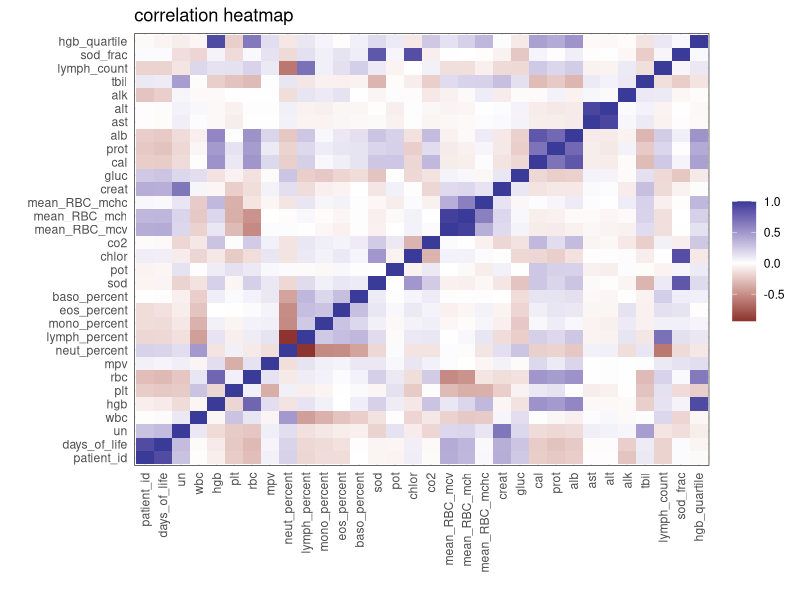
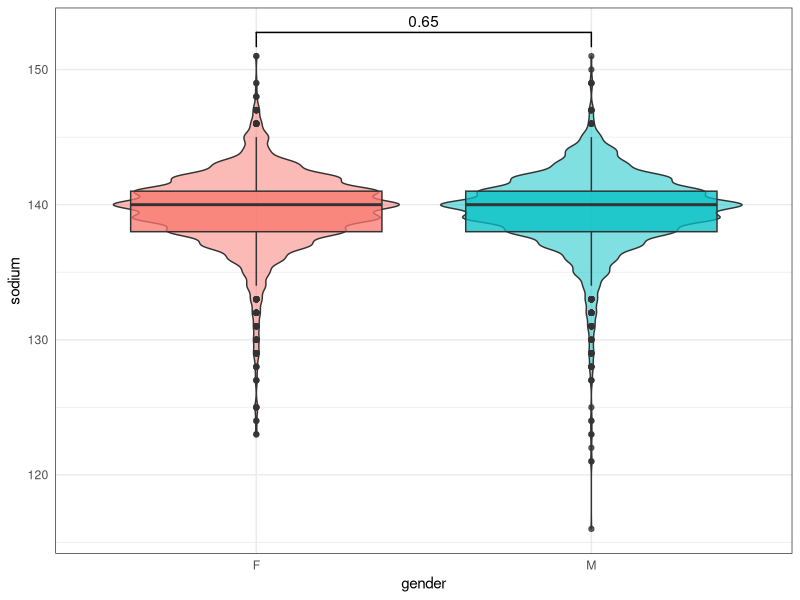
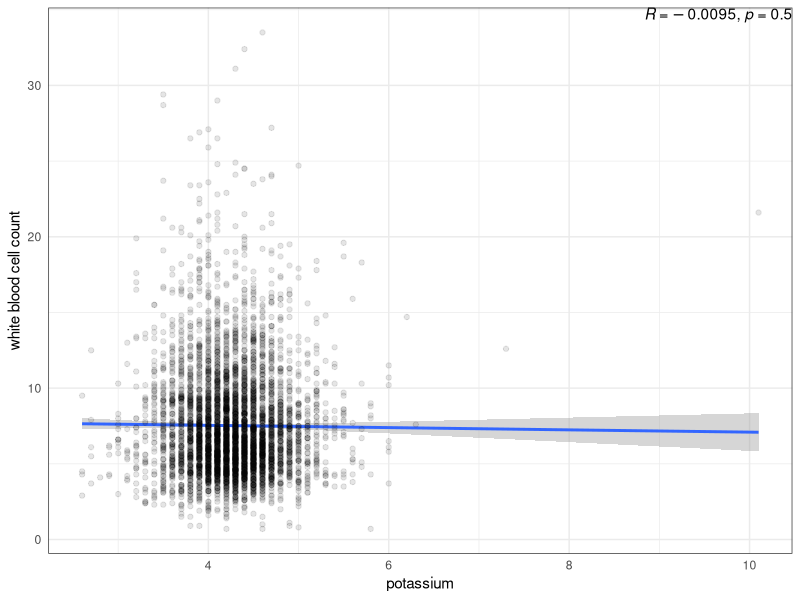
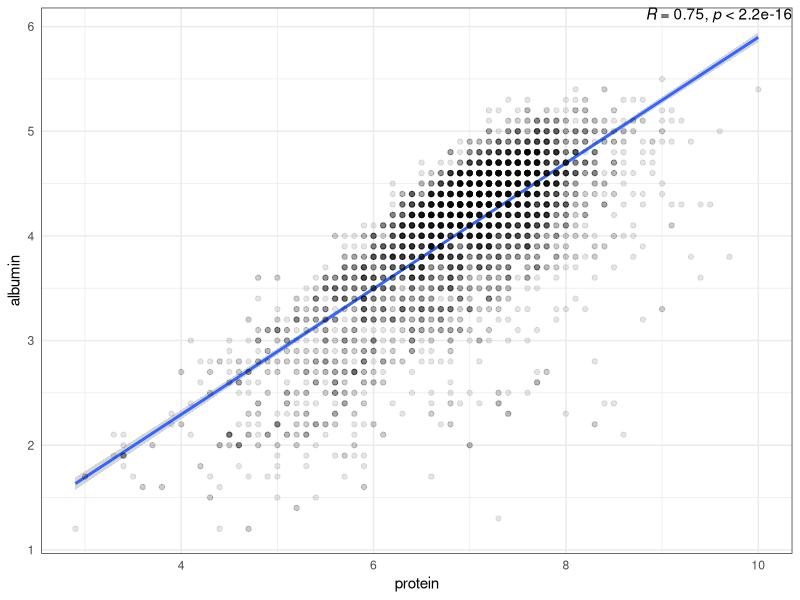

Generate these figures, in order, with R: (Note: this script raises an error after producing the figures.)
## ---- chunk 1
knitr::opts_chunk$set(echo = TRUE)
## ---- chunk 2
library(tidyverse)
library(here)
library(reshape2)
library(ggpubr)
library(patchwork)

df = read_table(here("Data", "joined_adjusted.tsv"))

theme_set(theme_bw() +
            theme(axis.ticks = element_blank()))
## ---- chunk 3
cor(df[, sapply(df, is.numeric)], use = "complete.obs") %>%
  reshape2::melt() %>%
  ggplot(aes(Var1, Var2, fill = value)) +
  geom_tile() +
  scale_fill_gradient2() +
  theme(axis.text.x = element_text(angle = 90, hjust = 1, vjust = .5)) +
  labs(x = "", y = "", fill = "", title = "correlation heatmap")
## ---- chunk 4
df %>%
  ggplot(aes(gender, sod, fill = gender)) +
  geom_violin(alpha = .5) +
  geom_boxplot(alpha = .75) +
  geom_signif(comparisons = list(c("M", "F")), test = "wilcox.test") +
  labs(y = "sodium") +
  theme(legend.position = "none")
## ---- chunk 5
p_val = signif(wilcox.test(df[df$gender == "F",]$sod, df[df$gender == "M",]$sod)$p.value, 2)
## ---- chunk 6
df %>%
  ggplot(aes(pot, wbc)) +
  geom_smooth(method = "lm") +
  geom_point(alpha = .1) +
  stat_cor(label.x = Inf, label.y = Inf, hjust = 1, vjust = 1) +
  labs(x = "potassium", y = "white blood cell count")
## ---- chunk 7
ct = cor.test(df$pot, df$wbc)
pearson_r = signif(ct$estimate, 2)
p_val = signif(ct$p.value, 2)
## ---- chunk 8
df %>%
  ggplot(aes(prot, alb)) +
  geom_smooth(method = "lm") +
  geom_point(alpha = .1) +
  stat_cor(label.x = Inf, label.y = Inf, hjust = 1, vjust = 1) +
  labs(x = "protein", y = "albumin")
## ---- chunk 9
#extra plot of linear relationship
plot_alb_prot<-
  ggplot(df_adjusted) +
  aes(
    x = prot,
    y = alb
  ) +
  geom_point() +
  geom_smooth(method = "lm")
## ---- chunk 10
ct = cor.test(df$prot, df$alb)
pearson_r = signif(ct$estimate, 2)
p_val = sub(".*< (\\d+\\.\\d+e-\\d+)$", "\\1", 
            grep("p-value", capture.output(ct), value = T))
## ---- chunk 11
# p-value from logistic regression model
model = glm(remission ~ mono_percent, data = df, family = binomial)
p_val = summary(model)$coefficients[2,4]

df %>%
  ggplot(aes(mono_percent, as.integer(remission))) + 
  geom_smooth(method="glm", method.args=list(family="binomial")) +
  geom_point(alpha = .1) +
  annotate("text", x = Inf, y = Inf, 
           label = sprintf("p = %.3f", p_val), vjust = 1, hjust = 1) +
  labs(x = "monocyte percent in WBC", y = "") +
  scale_y_continuous(breaks = c(0, 1), labels = c("no remission", "remission"))
## ---- chunk 12
# Chi-squared test p-value
contingency_table = table(df$gender, df$remission)
chi_test = chisq.test(contingency_table)
p_val = chi_test$p.value

df %>%
  ggplot(aes(gender, remission, fill = remission)) +
  geom_col() +
  annotate("text", x = 1.5, y = Inf, 
           label = sprintf("p = %.3f", p_val), vjust = 1, hjust = .5) +
  theme(axis.text.y = element_blank())
## ---- chunk 13
# p-value from logistic regression model
model = glm(remission ~ chlor, data = df, family = binomial)
p_val = summary(model)$coefficients[2,4]

# plot
df %>%
  ggplot(aes(chlor, as.integer(remission))) + 
  geom_smooth(method="glm", method.args=list(family="binomial")) +
  geom_point(alpha = .1) +
  annotate("text", x = Inf, y = Inf, 
           label = sprintf("p = %.3e", p_val), vjust = 1, hjust = 1) +
  scale_y_continuous(breaks = c(0, 1), labels = c("no remission", "remission")) +
  labs(x = "chloride", y = "")

#extra plot remission vs. chloride
remission_chloride <- df %>%
  group_by(remission, chlor)%>%
  na.omit()

boxplot <- ggplot(data =remission_chloride) +
  aes(x= remission, y = chlor
  ) +
  geom_boxplot()

## ---- chunk 14
df %>%
  ggplot(aes(tbil, cal)) +
  geom_smooth(method = "lm") +
  geom_point(alpha = .1) +
  stat_cor(label.x = Inf, label.y = Inf, hjust = 1, vjust = 1) +
  labs(x = "total bilirubin", y = "calcium")
## ---- chunk 15
ct = cor.test(df$tbil, df$cal)
pearson_r = signif(ct$estimate, 2)
p_val = sub(".*< (\\d+\\.\\d+e-\\d+)$", "\\1", 
            grep("p-value", capture.output(ct), value = T))
## ---- chunk 16
df %>%
  ggplot(aes(gender, alt, fill = gender)) +
  geom_violin() +
  geom_signif(comparisons = list(c("M", "F")), test = "wilcox.test") +
  labs(y = "alanine transaminase") +
  theme(legend.position = "none")
## ---- chunk 17
p_val = signif(wilcox.test(df[df$gender == "F",]$alt, df[df$gender == "M",]$alt)$p.value, 2)
## ---- chunk 18
alt_m = df[df$gender == "M", ]$alt
alt_f = df[df$gender == "F", ]$alt
shapiro.test(alt_m)
shapiro.test(alt_f)
## ---- chunk 19
ggqqplot(alt_m, title = "male")
ggqqplot(alt_f, title = "female")
